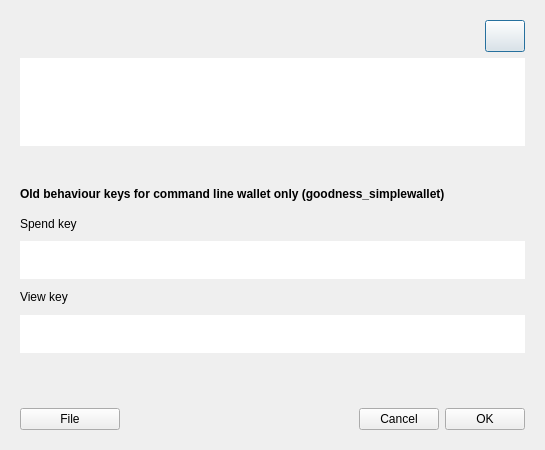
<?xml version="1.0" encoding="UTF-8"?>
<ui version="4.0">
 <class>KeyDialog</class>
 <widget class="QDialog" name="KeyDialog">
  <property name="geometry">
   <rect>
    <x>0</x>
    <y>0</y>
    <width>545</width>
    <height>450</height>
   </rect>
  </property>
  <property name="sizePolicy">
   <sizepolicy hsizetype="Fixed" vsizetype="Fixed">
    <horstretch>0</horstretch>
    <verstretch>0</verstretch>
   </sizepolicy>
  </property>
  <property name="windowTitle">
   <string>Key</string>
  </property>
  <layout class="QVBoxLayout" name="verticalLayout">
   <property name="sizeConstraint">
    <enum>QLayout::SetMinimumSize</enum>
   </property>
   <property name="leftMargin">
    <number>20</number>
   </property>
   <property name="topMargin">
    <number>20</number>
   </property>
   <property name="rightMargin">
    <number>20</number>
   </property>
   <property name="bottomMargin">
    <number>20</number>
   </property>
   <item>
    <layout class="QHBoxLayout" name="horizontalLayout_2">
     <item>
      <widget class="QLabel" name="m_walletLabel">
       <property name="minimumSize">
        <size>
         <width>0</width>
         <height>16</height>
        </size>
       </property>
       <property name="text">
        <string/>
       </property>
      </widget>
     </item>
     <item>
      <spacer name="horizontalSpacer_2">
       <property name="orientation">
        <enum>Qt::Horizontal</enum>
       </property>
       <property name="sizeHint" stdset="0">
        <size>
         <width>40</width>
         <height>20</height>
        </size>
       </property>
      </spacer>
     </item>
     <item>
      <widget class="WalletGui::WalletSmallButton" name="m_qrButton">
       <property name="sizePolicy">
        <sizepolicy hsizetype="Fixed" vsizetype="Fixed">
         <horstretch>0</horstretch>
         <verstretch>0</verstretch>
        </sizepolicy>
       </property>
       <property name="minimumSize">
        <size>
         <width>32</width>
         <height>32</height>
        </size>
       </property>
       <property name="text">
        <string/>
       </property>
       <property name="icon">
        <iconset resource="../../resources.qrc">
         <normaloff>:/icons/qr-icon</normaloff>:/icons/qr-icon</iconset>
       </property>
       <property name="iconSize">
        <size>
         <width>30</width>
         <height>30</height>
        </size>
       </property>
      </widget>
     </item>
    </layout>
   </item>
   <item>
    <widget class="QTextEdit" name="m_keyEdit">
     <property name="sizePolicy">
      <sizepolicy hsizetype="Expanding" vsizetype="Fixed">
       <horstretch>0</horstretch>
       <verstretch>0</verstretch>
      </sizepolicy>
     </property>
     <property name="minimumSize">
      <size>
       <width>0</width>
       <height>88</height>
      </size>
     </property>
     <property name="maximumSize">
      <size>
       <width>16777215</width>
       <height>88</height>
      </size>
     </property>
     <property name="font">
      <font>
       <family>Courier</family>
      </font>
     </property>
     <property name="frameShape">
      <enum>QFrame::NoFrame</enum>
     </property>
     <property name="verticalScrollBarPolicy">
      <enum>Qt::ScrollBarAlwaysOff</enum>
     </property>
     <property name="horizontalScrollBarPolicy">
      <enum>Qt::ScrollBarAlwaysOff</enum>
     </property>
     <property name="sizeAdjustPolicy">
      <enum>QAbstractScrollArea::AdjustToContents</enum>
     </property>
     <property name="html">
      <string>&lt;!DOCTYPE HTML PUBLIC &quot;-//W3C//DTD HTML 4.0//EN&quot; &quot;http://www.w3.org/TR/REC-html40/strict.dtd&quot;&gt;
&lt;html&gt;&lt;head&gt;&lt;meta name=&quot;qrichtext&quot; content=&quot;1&quot; /&gt;&lt;style type=&quot;text/css&quot;&gt;
p, li { white-space: pre-wrap; }
&lt;/style&gt;&lt;/head&gt;&lt;body style=&quot; font-family:'Courier'; font-size:13pt; font-weight:400; font-style:normal;&quot;&gt;
&lt;p style=&quot;-qt-paragraph-type:empty; margin-top:12px; margin-bottom:12px; margin-left:0px; margin-right:0px; -qt-block-indent:0; text-indent:0px; font-family:'Monaco';&quot;&gt;&lt;br /&gt;&lt;/p&gt;&lt;/body&gt;&lt;/html&gt;</string>
     </property>
    </widget>
   </item>
   <item>
    <spacer name="verticalSpacer">
     <property name="orientation">
      <enum>Qt::Vertical</enum>
     </property>
     <property name="sizeType">
      <enum>QSizePolicy::Fixed</enum>
     </property>
     <property name="sizeHint" stdset="0">
      <size>
       <width>0</width>
       <height>30</height>
      </size>
     </property>
    </spacer>
   </item>
   <item>
    <widget class="QLabel" name="m_commentLabel">
     <property name="text">
      <string>&lt;html&gt;&lt;head/&gt;&lt;body&gt;&lt;p&gt;&lt;span style=&quot; font-weight:600;&quot;&gt;Old behaviour keys for command line wallet only (goodness_simplewallet)&lt;/span&gt;&lt;/p&gt;&lt;/body&gt;&lt;/html&gt;</string>
     </property>
    </widget>
   </item>
   <item>
    <widget class="QLabel" name="m_spendLabel">
     <property name="text">
      <string>Spend key</string>
     </property>
    </widget>
   </item>
   <item>
    <widget class="QTextEdit" name="m_spendKey">
     <property name="sizePolicy">
      <sizepolicy hsizetype="Expanding" vsizetype="Fixed">
       <horstretch>0</horstretch>
       <verstretch>0</verstretch>
      </sizepolicy>
     </property>
     <property name="minimumSize">
      <size>
       <width>0</width>
       <height>0</height>
      </size>
     </property>
     <property name="maximumSize">
      <size>
       <width>16777215</width>
       <height>38</height>
      </size>
     </property>
     <property name="font">
      <font>
       <family>Courier</family>
      </font>
     </property>
     <property name="frameShape">
      <enum>QFrame::NoFrame</enum>
     </property>
     <property name="html">
      <string>&lt;!DOCTYPE HTML PUBLIC &quot;-//W3C//DTD HTML 4.0//EN&quot; &quot;http://www.w3.org/TR/REC-html40/strict.dtd&quot;&gt;
&lt;html&gt;&lt;head&gt;&lt;meta name=&quot;qrichtext&quot; content=&quot;1&quot; /&gt;&lt;style type=&quot;text/css&quot;&gt;
p, li { white-space: pre-wrap; }
&lt;/style&gt;&lt;/head&gt;&lt;body style=&quot; font-family:'Courier'; font-size:13pt; font-weight:400; font-style:normal;&quot;&gt;
&lt;p style=&quot;-qt-paragraph-type:empty; margin-top:0px; margin-bottom:0px; margin-left:0px; margin-right:0px; -qt-block-indent:0; text-indent:0px; font-family:'.SF NS Text';&quot;&gt;&lt;br /&gt;&lt;/p&gt;&lt;/body&gt;&lt;/html&gt;</string>
     </property>
    </widget>
   </item>
   <item>
    <widget class="QLabel" name="m_viewLabel">
     <property name="text">
      <string>View key</string>
     </property>
    </widget>
   </item>
   <item>
    <widget class="QTextEdit" name="m_viewKey">
     <property name="sizePolicy">
      <sizepolicy hsizetype="Expanding" vsizetype="Fixed">
       <horstretch>0</horstretch>
       <verstretch>0</verstretch>
      </sizepolicy>
     </property>
     <property name="maximumSize">
      <size>
       <width>16777215</width>
       <height>38</height>
      </size>
     </property>
     <property name="font">
      <font>
       <family>Courier</family>
      </font>
     </property>
     <property name="frameShape">
      <enum>QFrame::NoFrame</enum>
     </property>
    </widget>
   </item>
   <item alignment="Qt::AlignTop">
    <widget class="WalletGui::WalletSmallGrayTextLabel" name="m_descriptionLabel">
     <property name="text">
      <string/>
     </property>
     <property name="wordWrap">
      <bool>true</bool>
     </property>
    </widget>
   </item>
   <item>
    <spacer name="verticalSpacer_2">
     <property name="orientation">
      <enum>Qt::Vertical</enum>
     </property>
     <property name="sizeType">
      <enum>QSizePolicy::Preferred</enum>
     </property>
     <property name="sizeHint" stdset="0">
      <size>
       <width>20</width>
       <height>20</height>
      </size>
     </property>
    </spacer>
   </item>
   <item>
    <layout class="QHBoxLayout" name="horizontalLayout">
     <property name="spacing">
      <number>6</number>
     </property>
     <item>
      <widget class="WalletGui::WalletNormalBlueButton" name="m_fileButton">
       <property name="minimumSize">
        <size>
         <width>100</width>
         <height>0</height>
        </size>
       </property>
       <property name="text">
        <string>File</string>
       </property>
      </widget>
     </item>
     <item>
      <spacer name="horizontalSpacer">
       <property name="orientation">
        <enum>Qt::Horizontal</enum>
       </property>
       <property name="sizeHint" stdset="0">
        <size>
         <width>40</width>
         <height>20</height>
        </size>
       </property>
      </spacer>
     </item>
     <item>
      <widget class="WalletGui::WalletCancelButton" name="m_cancelButton">
       <property name="text">
        <string>Cancel</string>
       </property>
      </widget>
     </item>
     <item>
      <widget class="WalletGui::WalletOkButton" name="m_okButton">
       <property name="text">
        <string>OK</string>
       </property>
      </widget>
     </item>
    </layout>
   </item>
  </layout>
 </widget>
 <customwidgets>
  <customwidget>
   <class>WalletGui::WalletOkButton</class>
   <extends>QPushButton</extends>
   <header>Gui/Common/WalletOkButton.h</header>
  </customwidget>
  <customwidget>
   <class>WalletGui::WalletSmallGrayTextLabel</class>
   <extends>QLabel</extends>
   <header>Gui/Common/WalletTextLabel.h</header>
  </customwidget>
  <customwidget>
   <class>WalletGui::WalletCancelButton</class>
   <extends>QPushButton</extends>
   <header>Gui/Common/WalletCancelButton.h</header>
  </customwidget>
  <customwidget>
   <class>WalletGui::WalletNormalBlueButton</class>
   <extends>QPushButton</extends>
   <header>Gui/Common/WalletBlueButton.h</header>
  </customwidget>
  <customwidget>
   <class>WalletGui::WalletSmallButton</class>
   <extends>QPushButton</extends>
   <header>Gui/Common/WalletSmallButton.h</header>
  </customwidget>
 </customwidgets>
 <resources>
  <include location="../../resources.qrc"/>
 </resources>
 <connections>
  <connection>
   <sender>m_fileButton</sender>
   <signal>clicked()</signal>
   <receiver>KeyDialog</receiver>
   <slot>fileClicked()</slot>
   <hints>
    <hint type="sourcelabel">
     <x>571</x>
     <y>116</y>
    </hint>
    <hint type="destinationlabel">
     <x>282</x>
     <y>82</y>
    </hint>
   </hints>
  </connection>
  <connection>
   <sender>m_okButton</sender>
   <signal>clicked()</signal>
   <receiver>KeyDialog</receiver>
   <slot>accept()</slot>
   <hints>
    <hint type="sourcelabel">
     <x>512</x>
     <y>136</y>
    </hint>
    <hint type="destinationlabel">
     <x>282</x>
     <y>82</y>
    </hint>
   </hints>
  </connection>
  <connection>
   <sender>m_cancelButton</sender>
   <signal>clicked()</signal>
   <receiver>KeyDialog</receiver>
   <slot>reject()</slot>
   <hints>
    <hint type="sourcelabel">
     <x>429</x>
     <y>136</y>
    </hint>
    <hint type="destinationlabel">
     <x>282</x>
     <y>82</y>
    </hint>
   </hints>
  </connection>
  <connection>
   <sender>m_keyEdit</sender>
   <signal>textChanged()</signal>
   <receiver>KeyDialog</receiver>
   <slot>keyChanged()</slot>
   <hints>
    <hint type="sourcelabel">
     <x>292</x>
     <y>59</y>
    </hint>
    <hint type="destinationlabel">
     <x>292</x>
     <y>93</y>
    </hint>
   </hints>
  </connection>
  <connection>
   <sender>m_qrButton</sender>
   <signal>clicked()</signal>
   <receiver>KeyDialog</receiver>
   <slot>qrClicked()</slot>
   <hints>
    <hint type="sourcelabel">
     <x>557</x>
     <y>38</y>
    </hint>
    <hint type="destinationlabel">
     <x>299</x>
     <y>224</y>
    </hint>
   </hints>
  </connection>
 </connections>
 <slots>
  <slot>fileClicked()</slot>
  <slot>keyChanged()</slot>
  <slot>qrClicked()</slot>
 </slots>
</ui>
